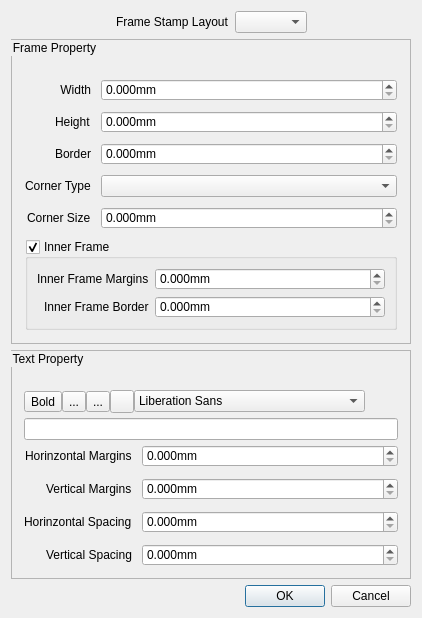
<?xml version="1.0" encoding="UTF-8"?>
<ui version="4.0">
 <class>StampFrameDialog</class>
 <widget class="QDialog" name="StampFrameDialog">
  <property name="geometry">
   <rect>
    <x>0</x>
    <y>0</y>
    <width>422</width>
    <height>602</height>
   </rect>
  </property>
  <property name="minimumSize">
   <size>
    <width>422</width>
    <height>0</height>
   </size>
  </property>
  <property name="maximumSize">
   <size>
    <width>422</width>
    <height>16777215</height>
   </size>
  </property>
  <property name="windowTitle">
   <string>Dialog</string>
  </property>
  <layout class="QVBoxLayout" name="verticalLayout">
   <item>
    <layout class="QHBoxLayout" name="horizontalLayout_3">
     <item>
      <spacer name="horizontalSpacer">
       <property name="orientation">
        <enum>Qt::Horizontal</enum>
       </property>
       <property name="sizeHint" stdset="0">
        <size>
         <width>40</width>
         <height>20</height>
        </size>
       </property>
      </spacer>
     </item>
     <item>
      <widget class="QLabel" name="frameStampLayoutLabel">
       <property name="text">
        <string>Frame Stamp Layout</string>
       </property>
      </widget>
     </item>
     <item>
      <widget class="QComboBox" name="frameStampLayoutComboBox">
       <property name="styleSheet">
        <string notr="true">QComboBox QAbstractItemView::item {margin:2px;}</string>
       </property>
      </widget>
     </item>
     <item>
      <spacer name="horizontalSpacer_3">
       <property name="orientation">
        <enum>Qt::Horizontal</enum>
       </property>
       <property name="sizeHint" stdset="0">
        <size>
         <width>40</width>
         <height>20</height>
        </size>
       </property>
      </spacer>
     </item>
    </layout>
   </item>
   <item>
    <widget class="QGroupBox" name="FrameGroupBox">
     <property name="maximumSize">
      <size>
       <width>400</width>
       <height>16777215</height>
      </size>
     </property>
     <property name="styleSheet">
      <string notr="true">QGroupBox#FrameGroupBox{border: 1px solid rgb(180, 180, 180)}</string>
     </property>
     <property name="title">
      <string>Frame Property</string>
     </property>
     <property name="checkable">
      <bool>false</bool>
     </property>
     <layout class="QVBoxLayout" name="verticalLayout_4">
      <property name="spacing">
       <number>10</number>
      </property>
      <property name="leftMargin">
       <number>11</number>
      </property>
      <property name="topMargin">
       <number>15</number>
      </property>
      <property name="rightMargin">
       <number>11</number>
      </property>
      <property name="bottomMargin">
       <number>11</number>
      </property>
      <item>
       <layout class="QFormLayout" name="formLayout">
        <property name="labelAlignment">
         <set>Qt::AlignRight|Qt::AlignTrailing|Qt::AlignVCenter</set>
        </property>
        <property name="formAlignment">
         <set>Qt::AlignLeading|Qt::AlignLeft|Qt::AlignTop</set>
        </property>
        <property name="verticalSpacing">
         <number>10</number>
        </property>
        <property name="topMargin">
         <number>5</number>
        </property>
        <item row="0" column="0">
         <widget class="QLabel" name="frameWidthLabel">
          <property name="text">
           <string>Width</string>
          </property>
          <property name="alignment">
           <set>Qt::AlignRight|Qt::AlignTrailing|Qt::AlignVCenter</set>
          </property>
         </widget>
        </item>
        <item row="0" column="1">
         <widget class="LaserDoubleSpinBox" name="frameWidthSpinBox">
          <property name="minimumSize">
           <size>
            <width>70</width>
            <height>0</height>
           </size>
          </property>
          <property name="suffix">
           <string>mm</string>
          </property>
          <property name="decimals">
           <number>3</number>
          </property>
         </widget>
        </item>
        <item row="1" column="0">
         <widget class="QLabel" name="frameHeightLabel">
          <property name="text">
           <string>Height</string>
          </property>
         </widget>
        </item>
        <item row="1" column="1">
         <widget class="LaserDoubleSpinBox" name="frameHeightSpinBox">
          <property name="minimumSize">
           <size>
            <width>70</width>
            <height>0</height>
           </size>
          </property>
          <property name="suffix">
           <string>mm</string>
          </property>
          <property name="decimals">
           <number>3</number>
          </property>
         </widget>
        </item>
        <item row="2" column="0">
         <widget class="QLabel" name="frameBorderLabel">
          <property name="text">
           <string>Border</string>
          </property>
         </widget>
        </item>
        <item row="2" column="1">
         <widget class="LaserDoubleSpinBox" name="frameBorderSpinBox">
          <property name="suffix">
           <string>mm</string>
          </property>
          <property name="decimals">
           <number>3</number>
          </property>
         </widget>
        </item>
        <item row="3" column="0">
         <widget class="QLabel" name="frameCornerTypeLabel">
          <property name="text">
           <string>Corner Type</string>
          </property>
         </widget>
        </item>
        <item row="3" column="1">
         <widget class="QComboBox" name="frameCornerTypeComboBox"/>
        </item>
        <item row="4" column="0">
         <widget class="QLabel" name="frameCornerSizeLabel">
          <property name="text">
           <string>Corner Size</string>
          </property>
         </widget>
        </item>
        <item row="4" column="1">
         <widget class="LaserDoubleSpinBox" name="frameCornerSizeSpinBox">
          <property name="minimumSize">
           <size>
            <width>70</width>
            <height>0</height>
           </size>
          </property>
          <property name="suffix">
           <string>mm</string>
          </property>
          <property name="decimals">
           <number>3</number>
          </property>
         </widget>
        </item>
       </layout>
      </item>
      <item>
       <widget class="QGroupBox" name="innerFrameGroupBox">
        <property name="title">
         <string>Inner Frame</string>
        </property>
        <property name="checkable">
         <bool>true</bool>
        </property>
        <layout class="QHBoxLayout" name="horizontalLayout">
         <item>
          <layout class="QFormLayout" name="innerFrameLayout">
           <property name="labelAlignment">
            <set>Qt::AlignRight|Qt::AlignTrailing|Qt::AlignVCenter</set>
           </property>
           <item row="0" column="0">
            <widget class="QLabel" name="innerFrameMarginLabel">
             <property name="text">
              <string>Inner Frame Margins</string>
             </property>
            </widget>
           </item>
           <item row="0" column="1">
            <widget class="LaserDoubleSpinBox" name="InnerFrameMarginDoubleSpinBox">
             <property name="suffix">
              <string>mm</string>
             </property>
             <property name="decimals">
              <number>3</number>
             </property>
            </widget>
           </item>
           <item row="1" column="0">
            <widget class="QLabel" name="innerFrameBorderLabel">
             <property name="text">
              <string>Inner Frame Border</string>
             </property>
            </widget>
           </item>
           <item row="1" column="1">
            <widget class="LaserDoubleSpinBox" name="InnerFrameBorderDoubleSpinBox">
             <property name="suffix">
              <string>mm</string>
             </property>
             <property name="decimals">
              <number>3</number>
             </property>
            </widget>
           </item>
          </layout>
         </item>
        </layout>
       </widget>
      </item>
     </layout>
    </widget>
   </item>
   <item>
    <widget class="QGroupBox" name="textPropertyGroupBox">
     <property name="minimumSize">
      <size>
       <width>400</width>
       <height>0</height>
      </size>
     </property>
     <property name="maximumSize">
      <size>
       <width>400</width>
       <height>16777215</height>
      </size>
     </property>
     <property name="styleSheet">
      <string notr="true">QGroupBox#textPropertyGroupBox{border: 1px solid rgb(180, 180, 180)}</string>
     </property>
     <property name="title">
      <string>Text Property</string>
     </property>
     <layout class="QGridLayout" name="gridLayout">
      <property name="leftMargin">
       <number>10</number>
      </property>
      <property name="topMargin">
       <number>15</number>
      </property>
      <property name="rightMargin">
       <number>10</number>
      </property>
      <property name="bottomMargin">
       <number>10</number>
      </property>
      <property name="horizontalSpacing">
       <number>10</number>
      </property>
      <property name="verticalSpacing">
       <number>5</number>
      </property>
      <item row="1" column="0">
       <layout class="QHBoxLayout" name="horizontalLayout_2">
        <property name="leftMargin">
         <number>0</number>
        </property>
        <property name="topMargin">
         <number>5</number>
        </property>
        <property name="rightMargin">
         <number>10</number>
        </property>
        <item>
         <widget class="QToolButton" name="boldBtn">
          <property name="text">
           <string>Bold</string>
          </property>
          <property name="icon">
           <iconset resource="../res/icons.qrc">
            <normaloff>:/ui/icons/images/bold.png</normaloff>:/ui/icons/images/bold.png</iconset>
          </property>
          <property name="checkable">
           <bool>true</bool>
          </property>
         </widget>
        </item>
        <item>
         <widget class="QToolButton" name="itaticBtn">
          <property name="text">
           <string>...</string>
          </property>
          <property name="icon">
           <iconset resource="../res/icons.qrc">
            <normaloff>:/ui/icons/images/straight.png</normaloff>:/ui/icons/images/straight.png</iconset>
          </property>
          <property name="checkable">
           <bool>true</bool>
          </property>
         </widget>
        </item>
        <item>
         <widget class="QToolButton" name="fillBtn">
          <property name="text">
           <string>...</string>
          </property>
          <property name="icon">
           <iconset resource="../res/icons.qrc">
            <normaloff>:/ui/icons/images/fill.png</normaloff>:/ui/icons/images/fill.png</iconset>
          </property>
          <property name="checkable">
           <bool>true</bool>
          </property>
         </widget>
        </item>
        <item>
         <widget class="QToolButton" name="isToLeftBtn">
          <property name="text">
           <string/>
          </property>
          <property name="icon">
           <iconset resource="../res/icons.qrc">
            <normaloff>:/ui/icons/images/toRightArrow.png</normaloff>:/ui/icons/images/toRightArrow.png</iconset>
          </property>
          <property name="checkable">
           <bool>true</bool>
          </property>
         </widget>
        </item>
        <item>
         <widget class="QFontComboBox" name="fontComboBox">
          <property name="editable">
           <bool>false</bool>
          </property>
         </widget>
        </item>
        <item>
         <spacer name="horizontalSpacer_2">
          <property name="orientation">
           <enum>Qt::Horizontal</enum>
          </property>
          <property name="sizeHint" stdset="0">
           <size>
            <width>40</width>
            <height>20</height>
           </size>
          </property>
         </spacer>
        </item>
       </layout>
      </item>
      <item row="8" column="0">
       <widget class="QLineEdit" name="lineEdit">
        <property name="maximumSize">
         <size>
          <width>400</width>
          <height>16777215</height>
         </size>
        </property>
        <property name="maxLength">
         <number>4</number>
        </property>
       </widget>
      </item>
      <item row="9" column="0">
       <layout class="QFormLayout" name="formLayout_3">
        <property name="labelAlignment">
         <set>Qt::AlignRight|Qt::AlignTrailing|Qt::AlignVCenter</set>
        </property>
        <property name="formAlignment">
         <set>Qt::AlignLeading|Qt::AlignLeft|Qt::AlignTop</set>
        </property>
        <property name="horizontalSpacing">
         <number>10</number>
        </property>
        <property name="verticalSpacing">
         <number>11</number>
        </property>
        <property name="leftMargin">
         <number>0</number>
        </property>
        <property name="topMargin">
         <number>0</number>
        </property>
        <property name="rightMargin">
         <number>0</number>
        </property>
        <item row="1" column="0">
         <widget class="QLabel" name="HMarginLabel">
          <property name="text">
           <string>Horinzontal Margins</string>
          </property>
         </widget>
        </item>
        <item row="1" column="1">
         <widget class="LaserDoubleSpinBox" name="hMarginSpinBox">
          <property name="suffix">
           <string>mm</string>
          </property>
          <property name="decimals">
           <number>3</number>
          </property>
          <property name="maximum">
           <double>98.989999999999995</double>
          </property>
         </widget>
        </item>
        <item row="2" column="0">
         <widget class="QLabel" name="VMarginlabel">
          <property name="text">
           <string>Vertical Margins</string>
          </property>
         </widget>
        </item>
        <item row="2" column="1">
         <widget class="LaserDoubleSpinBox" name="vMarginSpinBox">
          <property name="suffix">
           <string>mm</string>
          </property>
          <property name="decimals">
           <number>3</number>
          </property>
         </widget>
        </item>
        <item row="3" column="0">
         <widget class="QLabel" name="hSpacelabel">
          <property name="text">
           <string>Horinzontal Spacing</string>
          </property>
         </widget>
        </item>
        <item row="3" column="1">
         <widget class="LaserDoubleSpinBox" name="hSpaceSpinBox">
          <property name="suffix">
           <string>mm</string>
          </property>
          <property name="decimals">
           <number>3</number>
          </property>
         </widget>
        </item>
        <item row="4" column="0">
         <widget class="QLabel" name="vSpacelabellabel">
          <property name="text">
           <string>Vertical Spacing</string>
          </property>
         </widget>
        </item>
        <item row="4" column="1">
         <widget class="LaserDoubleSpinBox" name="vSpaceSpinBox">
          <property name="suffix">
           <string>mm</string>
          </property>
          <property name="decimals">
           <number>3</number>
          </property>
         </widget>
        </item>
       </layout>
      </item>
      <item row="10" column="0">
       <spacer name="verticalSpacer">
        <property name="orientation">
         <enum>Qt::Vertical</enum>
        </property>
        <property name="sizeHint" stdset="0">
         <size>
          <width>20</width>
          <height>40</height>
         </size>
        </property>
       </spacer>
      </item>
     </layout>
    </widget>
   </item>
   <item>
    <widget class="QDialogButtonBox" name="buttonBox">
     <property name="orientation">
      <enum>Qt::Horizontal</enum>
     </property>
     <property name="standardButtons">
      <set>QDialogButtonBox::Cancel|QDialogButtonBox::Ok</set>
     </property>
    </widget>
   </item>
  </layout>
 </widget>
 <customwidgets>
  <customwidget>
   <class>LaserDoubleSpinBox</class>
   <extends>QDoubleSpinBox</extends>
   <header>widget/LaserDoubleSpinBox.h</header>
  </customwidget>
 </customwidgets>
 <resources>
  <include location="../res/icons.qrc"/>
 </resources>
 <connections>
  <connection>
   <sender>buttonBox</sender>
   <signal>accepted()</signal>
   <receiver>StampFrameDialog</receiver>
   <slot>accept()</slot>
   <hints>
    <hint type="sourcelabel">
     <x>248</x>
     <y>254</y>
    </hint>
    <hint type="destinationlabel">
     <x>157</x>
     <y>274</y>
    </hint>
   </hints>
  </connection>
  <connection>
   <sender>buttonBox</sender>
   <signal>rejected()</signal>
   <receiver>StampFrameDialog</receiver>
   <slot>reject()</slot>
   <hints>
    <hint type="sourcelabel">
     <x>316</x>
     <y>260</y>
    </hint>
    <hint type="destinationlabel">
     <x>286</x>
     <y>274</y>
    </hint>
   </hints>
  </connection>
 </connections>
</ui>
